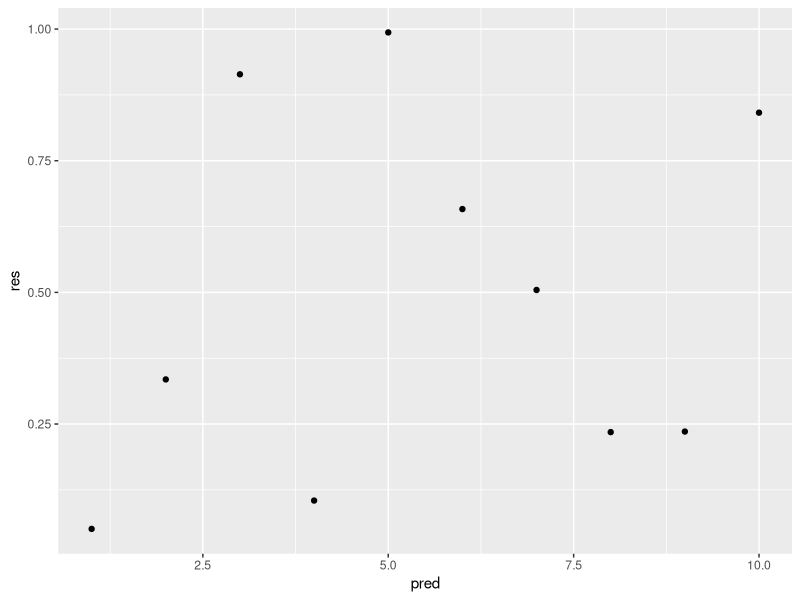

This chart was generated by the following R code:
## ---- chunk 1
#  do not forget to start with comments!

# preliminaries 
library(ggplot2)


pred <- 1:10 # vector of 10 integres
res <- runif(10) #random uniform values
# print random numbers
print(res)
# plot the graph

qplot(x= pred, y= res)

